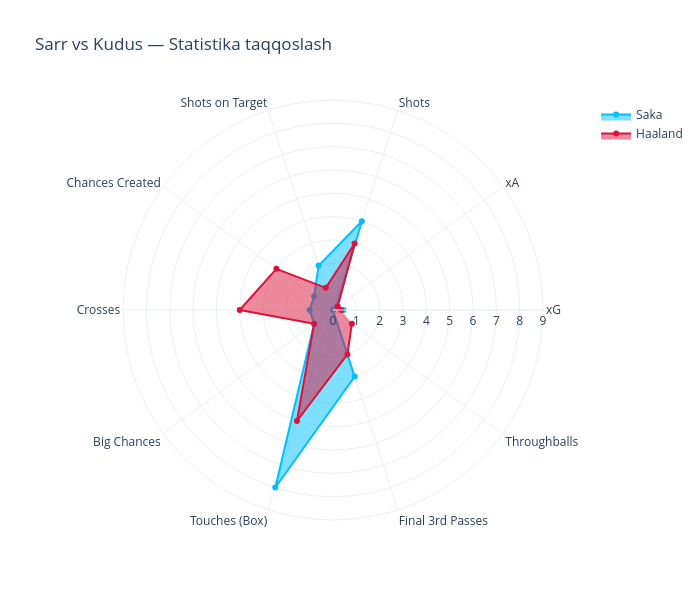

Notebook code cell kept with this figure:
### Code cell
import plotly.graph_objects as go

# --- Misol uchun sun’iy ma’lumot ---
metrics = ["xG", "xA", "Shots", "Shots on Target", "Chances Created",
           "Crosses", "Big Chances", "Touches (Box)", "Final 3rd Passes", "Throughballs"]

sarr_stats = [0.45, 0.18, 4, 2, 1, 1, 1, 8, 3, 0]
kudus_stats = [0.35, 0.25, 3, 1, 3, 4, 1, 5, 2, 1]

# --- Radar chizish ---
fig = go.Figure()

fig.add_trace(go.Scatterpolar(
    r=sarr_stats,
    theta=metrics,
    fill='toself',
    name='Saka',
    line_color='deepskyblue'
))

fig.add_trace(go.Scatterpolar(
    r=kudus_stats,
    theta=metrics,
    fill='toself',
    name='Haaland',
    line_color='crimson'
))

fig.update_layout(
    polar=dict(
        radialaxis=dict(visible=True, range=[0, max(sarr_stats + kudus_stats) + 1])
    ),
    title="Sarr vs Kudus — Statistika taqqoslash",
    showlegend=True,
    template="plotly_white",
    width=700,
    height=600
)

fig.show()

### Figure 1 — Plotly figure (JSON) as saved in the notebook; plotly's stock layout.template omitted (floating-point values rounded to 4 significant figures)
{"data": [{"fill": "toself", "line": {"color": "deepskyblue"}, "name": "Saka", "r": [0.45, 0.18, 4, 2, 1, 1, 1, 8, 3, 0], "theta": ["xG", "xA", "Shots", "Shots on Target", "Chances Created", "Crosses", "Big Chances", "Touches (Box)", "Final 3rd Passes", "Throughballs"], "type": "scatterpolar"}, {"fill": "toself", "line": {"color": "crimson"}, "name": "Haaland", "r": [0.35, 0.25, 3, 1, 3, 4, 1, 5, 2, 1], "theta": ["xG", "xA", "Shots", "Shots on Target", "Chances Created", "Crosses", "Big Chances", "Touches (Box)", "Final 3rd Passes", "Throughballs"], "type": "scatterpolar"}], "layout": {"height": 600, "polar": {"radialaxis": {"range": [0, 9], "visible": true}}, "showlegend": true, "title": {"text": "Sarr vs Kudus — Statistika taqqoslash"}, "width": 700}}
